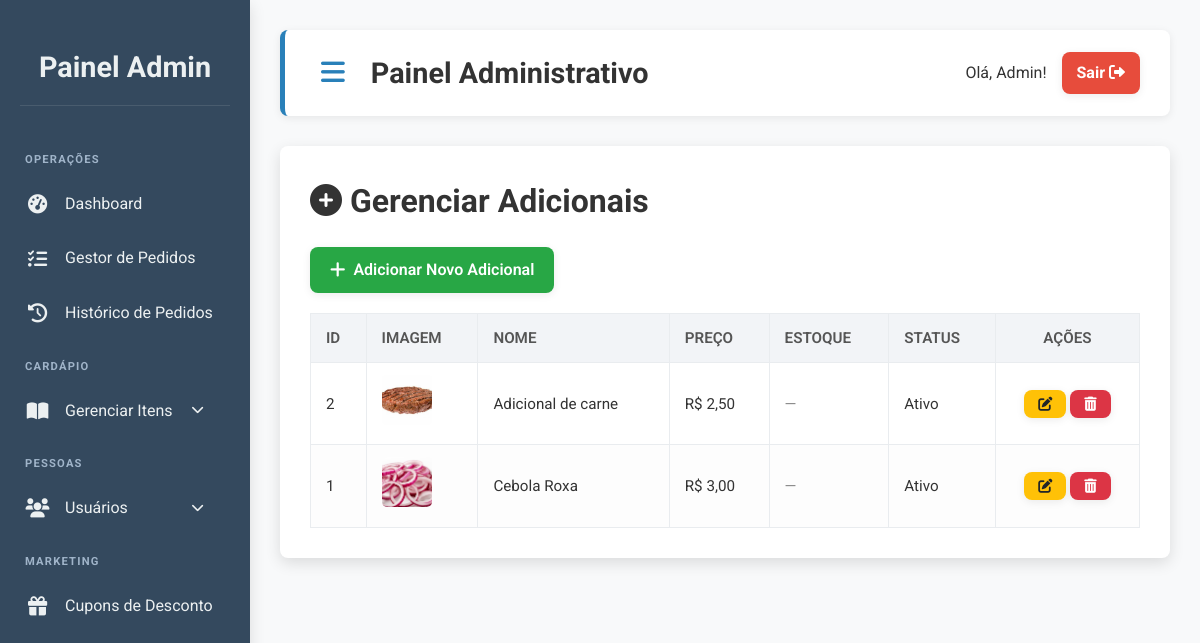
Page /admin/adicionais/adicionais.php (signed in) on the committed database.
### tables this page shows
CREATE TABLE `adicionais` (
  `id` int(11) NOT NULL,
  `nome` varchar(150) NOT NULL,
  `descricao` text DEFAULT NULL,
  `imagem` varchar(255) DEFAULT NULL,
  `preco` decimal(10,2) NOT NULL DEFAULT 0.00,
  `permite_quantidade` tinyint(1) NOT NULL DEFAULT 0,
  `controla_estoque` tinyint(1) NOT NULL DEFAULT 1,
  `estoque` int(11) NOT NULL DEFAULT 0,
  `ativo` tinyint(1) NOT NULL DEFAULT 1
);

### admin/adicionais/adicionais.php (the view, shortened to what this page needs)
<?php
require_once '../../includes/conexao.php';
$adicionais = [];
$sql = "SELECT id, nome, preco, imagem, descricao, ativo, controla_estoque, estoque FROM adicionais ORDER BY nome ASC";
$result = $conn->query($sql);
if ($result) {
    while ($row = $result->fetch_assoc()) {
        $adicionais[] = $row;
    }
}
?>
<div class="header-controls">
    <h1><i class="fas fa-plus-circle"></i> Gerenciar Adicionais</h1>
    <a href="adicionar_adicional.php" class="btn btn-success"><i class="fas fa-plus"></i> Adicionar Novo Adicional</a>
</div>
<div class="table-container">
    <table class="data-table">
        <thead>
            <tr>
                <th>ID</th>
                <th>Imagem</th>
                <th>Nome</th>
                <th>Preço</th>
                <th>Estoque</th>
                <th>Status</th>
                <th class="text-center">Ações</th>
            </tr>
        </thead>
        <tbody>
            <?php if (empty($adicionais)): ?>
                <tr>
                    <td colspan="7" class="text-center">Nenhum adicional cadastrado.</td>
                </tr>
            <?php else: ?>
                <?php foreach ($adicionais as $adicional): ?>
                    <tr>
                        <td><?= htmlspecialchars($adicional['id']) ?></td>
                        <td>
                            <img src="<?= htmlspecialchars($adicional['imagem'] ?? '/pdv/public/img/default-product.png'); ?>" alt="<?= htmlspecialchars($adicional['nome']); ?>" style="width: 50px; height: 50px; object-fit: cover; border-radius: 5px;">
                        </td>
                        <td><?= htmlspecialchars($adicional['nome']) ?></td>
                        <td>R$ <?= number_format($adicional['preco'], 2, ',', '.') ?></td>
                        <td>
                            <?php
                            if ($adicional['controla_estoque']) {
                                echo htmlspecialchars($adicional['estoque']);
                            } else {
                                echo '<span style="color: #888;" title="Estoque não controlado">—</span>';
                            }
                            ?>
                        </td>
                        <td>
                            <?php
                            $status_real_ativo = $adicional['ativo'];
                            $status_texto = $status_real_ativo ? 'Ativo' : 'Inativo';
                            $status_classe = $status_real_ativo ? 'status-concluido' : 'status-cancelado';
                            ?>
                            <span class="status-badge <?= $status_classe ?>">
                                <?= $status_texto ?>
                            </span>
                        </td>
                        <td class="text-center">
                            <a href="editar_adicional.php?id=<?= $adicional['id'] ?>" class="btn btn-warning btn-sm" title="Editar"><i class="fas fa-edit"></i></a>
                            <a href="excluir_adicional.php?id=<?= $adicional['id'] ?>" class="btn btn-danger btn-sm" title="Excluir" onclick="return confirm('Tem certeza que deseja excluir este adicional?');"><i class="fas fa-trash-alt"></i></a>
                        </td>
                    </tr>
                <?php endforeach; ?>
            <?php endif; ?>
        </tbody>
    </table>
</div>
<?php
include '../template_admin.php';
?>

### public/css/admin.css (style rules this page uses)
:root { --primary-color: #2980b9; --primary-hover-color: #2173a3; --secondary-color: #34495e; --accent-color: #2ecc71; --accent-hover-color: #27ae60; --text-color: #333; --light-text-color: #ecf0f1; --background-color: #f8f9fa; --card-background: #ffffff; --border-color: #e9ecef; --shadow-light: 0 2px 8px rgba(0,0,0,0.08); --shadow-medium: 0 5px 15px rgba(0,0,0,0.12); --shadow-hover: 0 8px 20px rgba(0,0,0,0.15); --border-radius-base: 8px; --transition-base: all 0.3s ease-in-out; --input-focus-shadow: 0 0 0 0.2rem rgba(41, 128, 185, 0.25); }
body { font-family: 'Roboto', sans-serif; background-color: var(--background-color); margin: 0; padding: 0; display: flex; min-height: 100vh; color: var(--text-color); line-height: 1.6; }
h1 { margin-top: 0; margin-bottom: 20px; font-weight: 700; }
table { width: 100%; border-collapse: collapse; margin-top: 20px; }
table th, table td { border: 1px solid var(--border-color); padding: 12px 15px; text-align: left; font-size: 0.95em; }
table th { background-color: #f2f4f7; color: #555; text-transform: uppercase; font-weight: 600; }
table tr:nth-child(even) { background-color: #fdfdfd; }
.text-center { text-align: center; }
.btn { padding: 10px 20px; border-radius: var(--border-radius-base); text-decoration: none; cursor: pointer; border: none; font-size: 1em; font-weight: 600; transition: var(--transition-base); display: inline-flex; align-items: center; justify-content: center; gap: 8px; box-shadow: var(--shadow-light); white-space: nowrap; }
.btn i { font-size: 1.1em; }
.btn-primary, .btn-success, .btn-danger, .btn-info, .btn-secondary { color: white !important; }
.btn-success { background-color: #28a745; }
.btn-danger { background-color: #dc3545; }
.btn-warning { background-color: #ffc107 !important; color: #212529 !important; }
.btn-sm { padding: 7px 14px; font-size: 0.85em; gap: 5px; }

### rows in the picture
adicionais: id "2", imagem (picture), nome "Adicional de carne", preco "2,50", ativo "Ativo"
adicionais: id "1", imagem (picture), nome "Cebola Roxa", preco "3,00", ativo "Ativo"

### other values in the picture
$nome_usuario "Admin"
